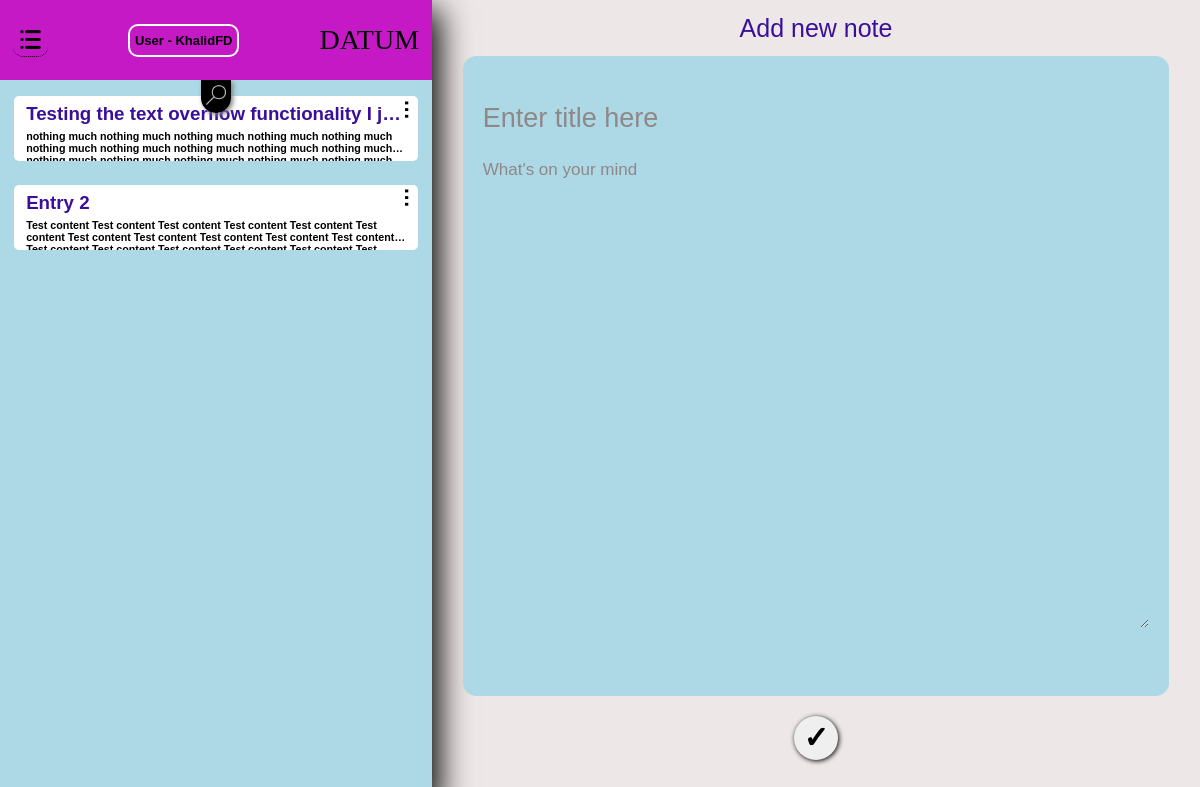
/user_notes (signed in), run on the app's committed database.
### datum/models.py (models this page shows, shortened)
class User(db.Model, UserMixin):
    id = db.Column(db.Integer, primary_key=True)
    username = db.Column(db.String(20), unique=True, nullable=False)
    email = db.Column(db.String(120), unique=True, nullable=False)
    image_file = db.Column(db.String(20), nullable=False, default='default.jpg')
    password = db.Column(db.String(60), nullable=False)
    notes = db.relationship('Note', backref='author', lazy=True)

class Note(db.Model):
    id = db.Column(db.Integer, primary_key=True, index=True)
    title = db.Column(db.String(50))
    content = db.Column(db.Text, nullable=False)
    date_posted = db.Column(db.DateTime, nullable=False,  default=datetime.utcnow)
    user_id = db.Column(db.Integer, db.ForeignKey('user.id'), nullable=False)

### datum/routes.py (the view)
@app.route('/', methods=['GET', 'POST'])
@app.route('/user_notes', methods=['GET', 'POST'])
def home():
    if current_user.is_authenticated:
        user = User.query.filter_by(username=current_user.username).first_or_404()
        notes = Note.query.filter_by(author=user).order_by(Note.date_posted.desc())
        return render_template('Datum_home.html', notes=notes)
    else:
        return render_template('Datum_home.html')

### datum/models.py (called while the page is built)
@login_manager.user_loader
def load_user(user_id):
    return User.query.get(int(user_id))

### datum/templates/Datum_home.html (shortened to what this page needs)
<!DOCTYPE html>
<html lang="en">
<head>
    <link rel="stylesheet" href="{{url_for('static', filename='css/Datum_home.css')}}">
</head>
<body>
    <div class="AllWrapper">
        <div class="leftDiv">
            <div class="TitleNotes">
                <div class="NotNote">
                    <div class="settings tooltip">
                        <img src="{{url_for('static', filename='img/list_menu.png')}}" class="userIcon">
                    </div>
                    {% if current_user.is_authenticated %}
                    <div class="settings">
                        <span> User - {{ current_user.username }}</span>
                    </div>
                    {% endif %}
                    <div class="Heading">
                        DATUM
                    </div>
                </div>
                <div class="arrangeCont">
                    <div class="searchBtnDiv">
                        <button class="searchBtn" id="searchBtn1"><img src="{{url_for('static', filename='img/search_icon.png')}}"></button>
                    </div>
                    <div class="Options">
                        {% if current_user.is_authenticated %}
                        <a href="{{ url_for('logout') }}" class="NotesLink">
                            <div class="NotesLinkDiv">
                                Log out
                            </div>
                        </a>
                        {% endif %}
                    </div>
                    <div class="savedNotes">
                        {% for note in notes %}
                        <div class="HalfContent">
                            <span class="optBtn">&ctdot;</span>
                            {% if current_user %}
                            <a class="padIt" href=" /note/{{ note.id }}/edit ">
                                <h3>{{ note.title }}</h3>
                                <h6>{{ note.content }}</h6>
                            </a>
                            {% endif %}
                        </div>
                        {% endfor %}
                    </div>
                </div>
            </div>
        </div>
        <div class="NoteShower">
            <div class="add">
                Add new note
            </div>
            <form action="/note/new" method="post">
                <div class="noteDiv">
                    <input type="text" class="title" placeholder="Enter title here" name="userEntryTitle">
                    <textarea class="text" placeholder="What's on your mind" name="userEntryContent"></textarea>
                </div>
                <div class="checkMark">
                    <button class="check" type="submit">
                        &check;
                    </button>
                </div>
            </form>
        </div>
    </div>
</body>
</html>

### data on the page
User: username "KhalidFD"
Note: title "Testing the text overflow functionality I j…", content "nothing much nothing much nothing much nothing much nothing much nothing much nothing much nothing much nothing much nothing…"
Note: title "Entry 2", content "Test content Test content Test content Test content Test content Test content Test content Test content Test content Test content Test…"
